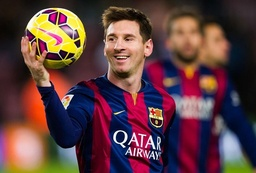
#> input picture assignments/assignment3/submission/submission/messi.jpg, 256 x 173 px, shrunk from 620 x 420 before the run
$ python q2.py
#> lines starting #> are read from the running program, lines starting #| are printed output that depends on the picture; after the words box and inside, x2 and y2 are one past the last pixel; in counts of white or black regions, pixels touching at a corner belong together
from scipy import signal
import numpy as np
import cv2

def my_search(image, template):
    image = cv2.Canny(image, 20, 120)
    image = image - np.mean(image)

    template = cv2.Canny(template, 20, 120)
    template = template - np.mean(template)

    template = np.flipud(np.fliplr(template))
    corr = signal.convolve2d(image, template, boundary='symm', mode='full')

    corr *= (255.0/corr.max())
    cv2.imwrite('cross_correlate.png', corr)
    min_val, max_val, min_loc, max_loc = cv2.minMaxLoc(corr)

    w, h = template.shape[::-1]
    top_left = max_loc[0], max_loc[1]
    bottom_right = (top_left[0] - w, top_left[1] - h)
    cv2.rectangle(image, top_left, bottom_right, 255, 1)
    return image

messi = cv2.imread('messi.jpg', 0)
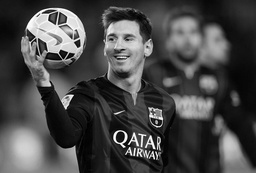
#> messi: shape (173, 256); min 0, max 255, mean 71.6
circle = cv2.imread('circle.bmp', 0)
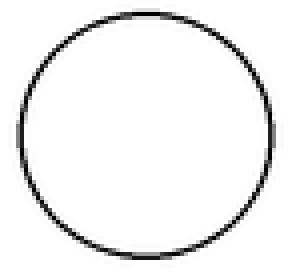
#> input picture assignments/assignment3/code/circle.bmp, 73 x 69 px, shrunk from 176 x 167 before the run, found by its file name (shown 4 times larger)
#> circle is the input picture: shape (69, 73); min 0, max 255, mean 242.1
messi = my_search(messi, circle)
#> in my_search, `image = cv2.Canny(image, 20, 120)`:
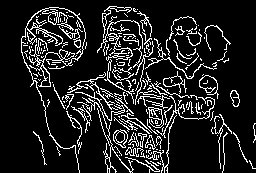
#> image: shape (173, 256); 13.4% white in thin lines or dots, all inside (x1, y1, x2, y2) = (21, 6, 256, 173)
#> in my_search, `template = cv2.Canny(template, 20, 120)`: template: shape (69, 73); 7.6% white in thin lines or dots, all inside (x1, y1, x2, y2) = (4, 2, 69, 66)
#> in my_search, `template = np.flipud(np.fliplr(template))`:
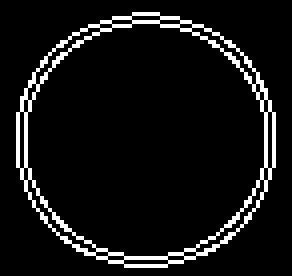
#> template: shape (69, 73) float64 (shown 4 times larger); values -19.44 (black) and 235.6 (white), 7.6% white in thin lines or dots, all inside (x1, y1, x2, y2) = (4, 3, 69, 67)
#> in my_search, `corr = signal.convolve2d(image, template, boundary='symm', mode='full')`:
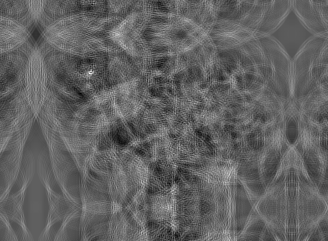
#> corr: shape (241, 328) float64; min -2879341.1, max 4634667.5, mean 19425.6; drawn with min black and max white
#> in my_search, `cv2.imwrite('cross_correlate.png', corr)`:
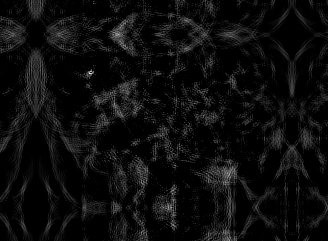
#> saved as cross_correlate.png: shape (241, 328); min 0, max 255, mean 12.7
#> in my_search, `min_val, max_val, min_loc, max_loc = cv2.minMaxLoc(corr)`: min_val = -158.4; max_val = 255; min_loc = (80, 93); max_loc = (89, 73)
#> in my_search, `bottom_right = (top_left[0] - w, top_left[1] - h)`: bottom_right = (16, 4)
#> in my_search, `cv2.rectangle(image, top_left, bottom_right, 255, 1)`:
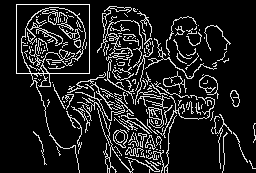
#> image: shape (173, 256) float64; min -34.05, max 255, mean 1.8; drawn with min black and max white
cv2.imwrite('messi2.png', messi)
